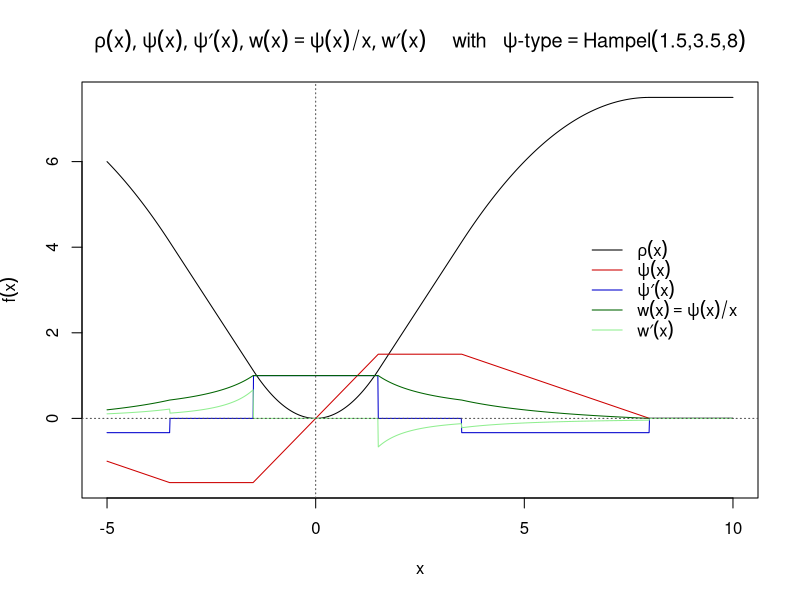

R code for this plot:
library(robustbase)


### Name: chgDefaults-methods
### Title: Change Defaults (Parameters) of "Psi Function" Objects
### Aliases: chgDefaults chgDefaults-methods chgDefaults,ANY-method
###   chgDefaults,psi_func-method
### Keywords: methods

### ** Examples

## Hampel's psi and rho:
H.38 <- chgDefaults(hampelPsi, k = c(1.5, 3.5, 8))
H.38
plot(H.38)
## for more see  ?psiFunc
